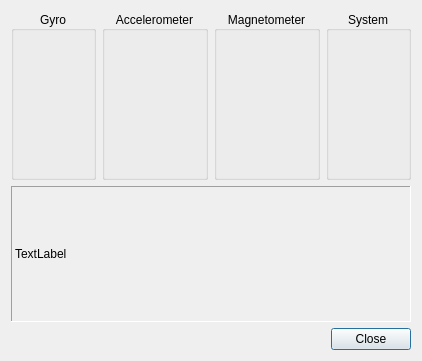
<?xml version="1.0" encoding="UTF-8"?>
<ui version="4.0">
 <class>Calibrate</class>
 <widget class="QDialog" name="Calibrate">
  <property name="geometry">
   <rect>
    <x>0</x>
    <y>0</y>
    <width>410</width>
    <height>361</height>
   </rect>
  </property>
  <property name="windowTitle">
   <string>Calibration</string>
  </property>
  <layout class="QVBoxLayout" name="verticalLayout">
   <item>
    <layout class="QHBoxLayout" name="horizontalLayout">
     <item>
      <widget class="QGroupBox" name="groupBox">
       <property name="sizePolicy">
        <sizepolicy hsizetype="Preferred" vsizetype="Preferred">
         <horstretch>1</horstretch>
         <verstretch>0</verstretch>
        </sizepolicy>
       </property>
       <property name="title">
        <string>Gyro</string>
       </property>
       <property name="alignment">
        <set>Qt::AlignCenter</set>
       </property>
       <layout class="QGridLayout" name="gridLayout">
        <item row="0" column="0">
         <spacer name="horizontalSpacer_2">
          <property name="orientation">
           <enum>Qt::Horizontal</enum>
          </property>
          <property name="sizeHint" stdset="0">
           <size>
            <width>0</width>
            <height>20</height>
           </size>
          </property>
         </spacer>
        </item>
        <item row="0" column="1">
         <widget class="QLabel" name="pxmGyro">
          <property name="sizePolicy">
           <sizepolicy hsizetype="Fixed" vsizetype="Fixed">
            <horstretch>0</horstretch>
            <verstretch>0</verstretch>
           </sizepolicy>
          </property>
          <property name="minimumSize">
           <size>
            <width>61</width>
            <height>61</height>
           </size>
          </property>
          <property name="maximumSize">
           <size>
            <width>61</width>
            <height>61</height>
           </size>
          </property>
          <property name="text">
           <string/>
          </property>
          <property name="pixmap">
           <pixmap resource="Resources.qrc">:/Icons/x.svg</pixmap>
          </property>
          <property name="scaledContents">
           <bool>true</bool>
          </property>
          <property name="alignment">
           <set>Qt::AlignCenter</set>
          </property>
         </widget>
        </item>
        <item row="0" column="2">
         <spacer name="horizontalSpacer">
          <property name="orientation">
           <enum>Qt::Horizontal</enum>
          </property>
          <property name="sizeHint" stdset="0">
           <size>
            <width>0</width>
            <height>20</height>
           </size>
          </property>
         </spacer>
        </item>
        <item row="1" column="1">
         <widget class="SignalBars" name="sbg" native="true">
          <property name="sizePolicy">
           <sizepolicy hsizetype="Maximum" vsizetype="Preferred">
            <horstretch>0</horstretch>
            <verstretch>0</verstretch>
           </sizepolicy>
          </property>
          <property name="minimumSize">
           <size>
            <width>61</width>
            <height>61</height>
           </size>
          </property>
          <property name="maximumSize">
           <size>
            <width>61</width>
            <height>61</height>
           </size>
          </property>
          <property name="toolTip">
           <string>Leave Stable in an orientation to calibrate</string>
          </property>
         </widget>
        </item>
       </layout>
      </widget>
     </item>
     <item>
      <widget class="QGroupBox" name="groupBox_2">
       <property name="sizePolicy">
        <sizepolicy hsizetype="Preferred" vsizetype="Preferred">
         <horstretch>1</horstretch>
         <verstretch>0</verstretch>
        </sizepolicy>
       </property>
       <property name="title">
        <string>Accelerometer</string>
       </property>
       <property name="alignment">
        <set>Qt::AlignCenter</set>
       </property>
       <layout class="QGridLayout" name="gridLayout_2">
        <item row="1" column="1">
         <widget class="SignalBars" name="sba" native="true">
          <property name="sizePolicy">
           <sizepolicy hsizetype="Maximum" vsizetype="Preferred">
            <horstretch>0</horstretch>
            <verstretch>0</verstretch>
           </sizepolicy>
          </property>
          <property name="minimumSize">
           <size>
            <width>61</width>
            <height>61</height>
           </size>
          </property>
          <property name="maximumSize">
           <size>
            <width>61</width>
            <height>61</height>
           </size>
          </property>
          <property name="toolTip">
           <string>Rotate headset in 90deg increments, stopping and holding steady for 2 sec. After 360 rotate 90 in any other direction and hold.</string>
          </property>
         </widget>
        </item>
        <item row="0" column="0">
         <spacer name="horizontalSpacer_3">
          <property name="orientation">
           <enum>Qt::Horizontal</enum>
          </property>
          <property name="sizeHint" stdset="0">
           <size>
            <width>16</width>
            <height>20</height>
           </size>
          </property>
         </spacer>
        </item>
        <item row="0" column="2">
         <spacer name="horizontalSpacer_4">
          <property name="orientation">
           <enum>Qt::Horizontal</enum>
          </property>
          <property name="sizeHint" stdset="0">
           <size>
            <width>16</width>
            <height>20</height>
           </size>
          </property>
         </spacer>
        </item>
        <item row="0" column="1">
         <widget class="QLabel" name="pxmAccel">
          <property name="sizePolicy">
           <sizepolicy hsizetype="Fixed" vsizetype="Fixed">
            <horstretch>0</horstretch>
            <verstretch>0</verstretch>
           </sizepolicy>
          </property>
          <property name="minimumSize">
           <size>
            <width>61</width>
            <height>61</height>
           </size>
          </property>
          <property name="maximumSize">
           <size>
            <width>61</width>
            <height>61</height>
           </size>
          </property>
          <property name="text">
           <string/>
          </property>
          <property name="pixmap">
           <pixmap resource="Resources.qrc">:/Icons/x.svg</pixmap>
          </property>
          <property name="scaledContents">
           <bool>true</bool>
          </property>
          <property name="alignment">
           <set>Qt::AlignCenter</set>
          </property>
         </widget>
        </item>
       </layout>
      </widget>
     </item>
     <item>
      <widget class="QGroupBox" name="groupBox_3">
       <property name="sizePolicy">
        <sizepolicy hsizetype="Preferred" vsizetype="Preferred">
         <horstretch>1</horstretch>
         <verstretch>0</verstretch>
        </sizepolicy>
       </property>
       <property name="title">
        <string>Magnetometer</string>
       </property>
       <property name="alignment">
        <set>Qt::AlignCenter</set>
       </property>
       <layout class="QGridLayout" name="gridLayout_3">
        <item row="0" column="1">
         <widget class="QLabel" name="pxmMag">
          <property name="sizePolicy">
           <sizepolicy hsizetype="Fixed" vsizetype="Fixed">
            <horstretch>0</horstretch>
            <verstretch>0</verstretch>
           </sizepolicy>
          </property>
          <property name="minimumSize">
           <size>
            <width>61</width>
            <height>61</height>
           </size>
          </property>
          <property name="maximumSize">
           <size>
            <width>61</width>
            <height>61</height>
           </size>
          </property>
          <property name="text">
           <string/>
          </property>
          <property name="pixmap">
           <pixmap resource="Resources.qrc">:/Icons/x.svg</pixmap>
          </property>
          <property name="scaledContents">
           <bool>true</bool>
          </property>
          <property name="alignment">
           <set>Qt::AlignCenter</set>
          </property>
         </widget>
        </item>
        <item row="0" column="0">
         <spacer name="horizontalSpacer_5">
          <property name="orientation">
           <enum>Qt::Horizontal</enum>
          </property>
          <property name="sizeHint" stdset="0">
           <size>
            <width>16</width>
            <height>20</height>
           </size>
          </property>
         </spacer>
        </item>
        <item row="0" column="2">
         <spacer name="horizontalSpacer_6">
          <property name="orientation">
           <enum>Qt::Horizontal</enum>
          </property>
          <property name="sizeHint" stdset="0">
           <size>
            <width>16</width>
            <height>20</height>
           </size>
          </property>
         </spacer>
        </item>
        <item row="1" column="1">
         <widget class="SignalBars" name="sbm" native="true">
          <property name="sizePolicy">
           <sizepolicy hsizetype="Maximum" vsizetype="Preferred">
            <horstretch>0</horstretch>
            <verstretch>0</verstretch>
           </sizepolicy>
          </property>
          <property name="minimumSize">
           <size>
            <width>61</width>
            <height>61</height>
           </size>
          </property>
          <property name="maximumSize">
           <size>
            <width>61</width>
            <height>61</height>
           </size>
          </property>
          <property name="toolTip">
           <string>Spin tracker in a 360 to calibrate</string>
          </property>
         </widget>
        </item>
       </layout>
      </widget>
     </item>
     <item>
      <widget class="QGroupBox" name="groupBox_4">
       <property name="sizePolicy">
        <sizepolicy hsizetype="Preferred" vsizetype="Preferred">
         <horstretch>1</horstretch>
         <verstretch>0</verstretch>
        </sizepolicy>
       </property>
       <property name="title">
        <string>System</string>
       </property>
       <property name="alignment">
        <set>Qt::AlignCenter</set>
       </property>
       <layout class="QGridLayout" name="gridLayout_4">
        <item row="0" column="0">
         <spacer name="horizontalSpacer_7">
          <property name="orientation">
           <enum>Qt::Horizontal</enum>
          </property>
          <property name="sizeHint" stdset="0">
           <size>
            <width>16</width>
            <height>20</height>
           </size>
          </property>
         </spacer>
        </item>
        <item row="0" column="1">
         <widget class="QLabel" name="pxmSys">
          <property name="sizePolicy">
           <sizepolicy hsizetype="Fixed" vsizetype="Fixed">
            <horstretch>0</horstretch>
            <verstretch>0</verstretch>
           </sizepolicy>
          </property>
          <property name="minimumSize">
           <size>
            <width>61</width>
            <height>61</height>
           </size>
          </property>
          <property name="maximumSize">
           <size>
            <width>61</width>
            <height>61</height>
           </size>
          </property>
          <property name="text">
           <string/>
          </property>
          <property name="pixmap">
           <pixmap resource="Resources.qrc">:/Icons/x.svg</pixmap>
          </property>
          <property name="scaledContents">
           <bool>true</bool>
          </property>
          <property name="alignment">
           <set>Qt::AlignCenter</set>
          </property>
         </widget>
        </item>
        <item row="0" column="2">
         <spacer name="horizontalSpacer_8">
          <property name="orientation">
           <enum>Qt::Horizontal</enum>
          </property>
          <property name="sizeHint" stdset="0">
           <size>
            <width>16</width>
            <height>20</height>
           </size>
          </property>
         </spacer>
        </item>
        <item row="1" column="1">
         <widget class="SignalBars" name="sbs" native="true">
          <property name="minimumSize">
           <size>
            <width>61</width>
            <height>61</height>
           </size>
          </property>
          <property name="maximumSize">
           <size>
            <width>61</width>
            <height>61</height>
           </size>
          </property>
          <property name="toolTip">
           <string>Quality of output. A value above zero is all that is required.</string>
          </property>
         </widget>
        </item>
       </layout>
      </widget>
     </item>
    </layout>
   </item>
   <item>
    <widget class="QLabel" name="lblStep">
     <property name="sizePolicy">
      <sizepolicy hsizetype="Preferred" vsizetype="MinimumExpanding">
       <horstretch>0</horstretch>
       <verstretch>0</verstretch>
      </sizepolicy>
     </property>
     <property name="frameShape">
      <enum>QFrame::Panel</enum>
     </property>
     <property name="frameShadow">
      <enum>QFrame::Sunken</enum>
     </property>
     <property name="text">
      <string>TextLabel</string>
     </property>
    </widget>
   </item>
   <item>
    <widget class="QDialogButtonBox" name="buttonBox">
     <property name="orientation">
      <enum>Qt::Horizontal</enum>
     </property>
     <property name="standardButtons">
      <set>QDialogButtonBox::Close</set>
     </property>
    </widget>
   </item>
  </layout>
 </widget>
 <customwidgets>
  <customwidget>
   <class>SignalBars</class>
   <extends>QWidget</extends>
   <header>signalbars.h</header>
   <container>1</container>
  </customwidget>
 </customwidgets>
 <resources>
  <include location="Resources.qrc"/>
 </resources>
 <connections>
  <connection>
   <sender>buttonBox</sender>
   <signal>accepted()</signal>
   <receiver>Calibrate</receiver>
   <slot>accept()</slot>
   <hints>
    <hint type="sourcelabel">
     <x>248</x>
     <y>254</y>
    </hint>
    <hint type="destinationlabel">
     <x>157</x>
     <y>274</y>
    </hint>
   </hints>
  </connection>
  <connection>
   <sender>buttonBox</sender>
   <signal>rejected()</signal>
   <receiver>Calibrate</receiver>
   <slot>reject()</slot>
   <hints>
    <hint type="sourcelabel">
     <x>316</x>
     <y>260</y>
    </hint>
    <hint type="destinationlabel">
     <x>286</x>
     <y>274</y>
    </hint>
   </hints>
  </connection>
 </connections>
</ui>
